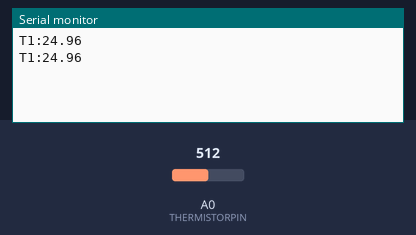
Bench run of a sketch on a simulated Arduino Uno, built with avr-gcc and run on an emulated ATmega328P. On the bench: the last lines printed to the serial monitor. The inputs (shaded band) are chosen by the test bench; at power-on: A0 (THERMISTORPIN) = 512.

Above: at 1.2 s.
1.3 s: A0 (THERMISTORPIN) set to 716
At 2.6 s:
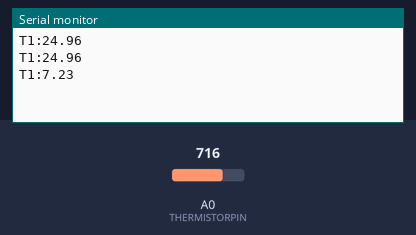
2.8 s: A0 (THERMISTORPIN) set to 900
At 4.1 s:
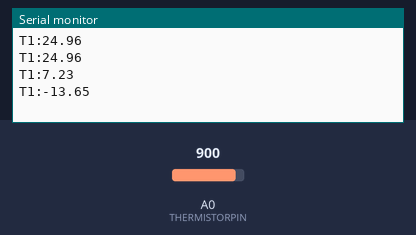
Timing chart, 0 to 5.8 s (numbered marks = the images above; inputs shaded):
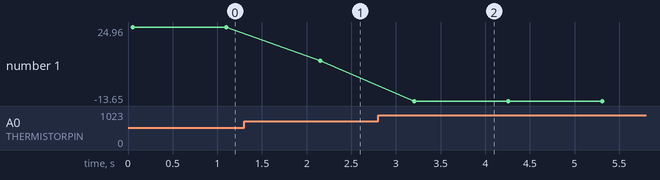

Measured:
- after the input at 1.3 s, the serial monitor: prints a new line after 0.85 s (image 1)
- after the input at 2.8 s, the serial monitor: prints a new line after 0.41 s (image 2)
- plotted number 1: 24.96 → 7.23 after the input at 1.3 s, 7.23 → -13.65 after the input at 2.8 s

The sketch:

thermistor_testing.ino
```cpp
// which analog pin to connect
#define THERMISTORPIN A0

#define THERMISTORNOMINAL 10000 // 10,000 ohms; resistance @ room temp C (we assume 25 is the room temp)
#define TEMPERATURENOMINAL 25 // almost always 25 C
// how many samples to take and average, more takes longer
// but is more 'smooth'
#define NUMSAMPLES 5
// The beta coefficient of the thermistor (usually 3000-4000)
#define BCOEFFICIENT 3984 // taken from data sheet for part
#define SERIESRESISTOR 10000 // the value of the fixed resistor

int samples[NUMSAMPLES];

void setup(void)
{
  Serial.begin(115200);
}

float readTemp(int pin)
{
  uint8_t i;
  float average = 0;

  // take N samples in a row, with a slight delay
  for (i=0; i< NUMSAMPLES; i++)
  {
    samples[i] = analogRead(pin);
    delay(10);
  }

  // average all the samples out
  for (i = 0; i < NUMSAMPLES; i++)
  {
     average += samples[i];
  }
  average /= NUMSAMPLES;

  // convert the value to resistance
  average = 1023 / average - 1;
  average = SERIESRESISTOR / average;


  float steinhart;
  steinhart = average / THERMISTORNOMINAL;     // (R/Ro)
  steinhart = log(steinhart);                  // ln(R/Ro)
  steinhart /= BCOEFFICIENT;                   // 1/B * ln(R/Ro)
  steinhart += 1.0 / (TEMPERATURENOMINAL + 273.15); // + (1/To)
  steinhart = 1.0 / steinhart;                 // Invert
  steinhart -= 273.15;                         // convert to C

  /*
  Serial.print("Temperature ");
  Serial.print(steinhart);
  Serial.println(" *C");
  */
  return steinhart;
}

void loop(void)
{
  float thermistor1 = readTemp(THERMISTORPIN);
  Serial.print("T1:");
  Serial.println(thermistor1);
  /*
  float thermistor2 = readTemp(THERMISTORPIN);
  float thermistor3 = readTemp(THERMISTORPIN);
  float thermistor4 = readTemp(THERMISTORPIN);
  float thermistor5 = readTemp(THERMISTORPIN);
  float thermistor6 = readTemp(THERMISTORPIN);
  */

  delay(1000);
}
```
